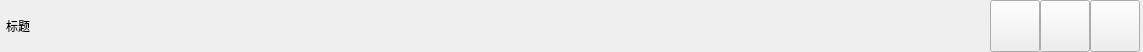
<?xml version="1.0" encoding="UTF-8"?>
<ui version="4.0">
 <class>TitleBar</class>
 <widget class="QWidget" name="TitleBar">
  <property name="geometry">
   <rect>
    <x>0</x>
    <y>0</y>
    <width>1143</width>
    <height>52</height>
   </rect>
  </property>
  <property name="windowTitle">
   <string>Form</string>
  </property>
  <property name="styleSheet">
   <string notr="true"/>
  </property>
  <layout class="QGridLayout" name="gridLayout">
   <property name="leftMargin">
    <number>0</number>
   </property>
   <property name="topMargin">
    <number>0</number>
   </property>
   <property name="rightMargin">
    <number>0</number>
   </property>
   <property name="bottomMargin">
    <number>0</number>
   </property>
   <property name="spacing">
    <number>0</number>
   </property>
   <item row="0" column="0">
    <widget class="QWidget" name="background" native="true">
     <layout class="QGridLayout" name="gridLayout_2">
      <property name="leftMargin">
       <number>6</number>
      </property>
      <property name="topMargin">
       <number>0</number>
      </property>
      <property name="rightMargin">
       <number>3</number>
      </property>
      <property name="bottomMargin">
       <number>0</number>
      </property>
      <property name="spacing">
       <number>0</number>
      </property>
      <item row="0" column="0">
       <widget class="QLabel" name="label_title">
        <property name="text">
         <string>标题</string>
        </property>
       </widget>
      </item>
      <item row="0" column="1">
       <spacer name="horizontalSpacer">
        <property name="orientation">
         <enum>Qt::Horizontal</enum>
        </property>
        <property name="sizeHint" stdset="0">
         <size>
          <width>958</width>
          <height>20</height>
         </size>
        </property>
       </spacer>
      </item>
      <item row="0" column="2">
       <layout class="QHBoxLayout" name="horizontalLayout">
        <property name="spacing">
         <number>0</number>
        </property>
        <item>
         <widget class="QPushButton" name="but_min">
          <property name="sizePolicy">
           <sizepolicy hsizetype="Minimum" vsizetype="Minimum">
            <horstretch>0</horstretch>
            <verstretch>0</verstretch>
           </sizepolicy>
          </property>
          <property name="minimumSize">
           <size>
            <width>50</width>
            <height>0</height>
           </size>
          </property>
          <property name="text">
           <string/>
          </property>
         </widget>
        </item>
        <item>
         <widget class="QPushButton" name="but_max">
          <property name="sizePolicy">
           <sizepolicy hsizetype="Minimum" vsizetype="Minimum">
            <horstretch>0</horstretch>
            <verstretch>0</verstretch>
           </sizepolicy>
          </property>
          <property name="minimumSize">
           <size>
            <width>50</width>
            <height>0</height>
           </size>
          </property>
          <property name="text">
           <string/>
          </property>
         </widget>
        </item>
        <item>
         <widget class="QPushButton" name="but_close">
          <property name="sizePolicy">
           <sizepolicy hsizetype="Minimum" vsizetype="Minimum">
            <horstretch>0</horstretch>
            <verstretch>0</verstretch>
           </sizepolicy>
          </property>
          <property name="minimumSize">
           <size>
            <width>50</width>
            <height>0</height>
           </size>
          </property>
          <property name="text">
           <string/>
          </property>
         </widget>
        </item>
       </layout>
      </item>
     </layout>
    </widget>
   </item>
  </layout>
 </widget>
 <resources/>
 <connections/>
</ui>
